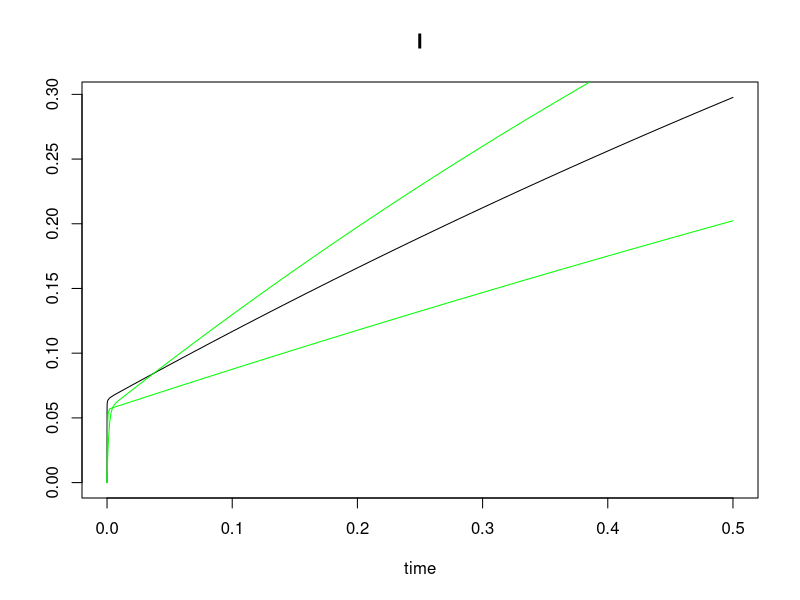

Generate this figure with R:
#This is free, open-source software under GNU GPLv3. It comes with no warranty. It concerns radiogenic mouse HG tumorigenesis
#Written by Mark Ebert, Edward Huang, Dae Woong, and Ray Sachs, summer 2017.
#Relevant references and their abbreviations in commenting this script are the following.
#".93Alp"=Alpen et al. "Tumorigenic potential of high-Z, high-LET charged-particle radiations." Rad Res 136:382-391.(1993)
#".94Alp"=Alpen et al. "Fluence-based relative biological effectiveness for charged particle carcinogenesis in mouse Harderian gland." Adv Space Res 14(10): 573-581. (1994).  
#"16Chang"=Chang et al. "Harderian Gland Tumorigenesis: Low-Dose and LET Response." Radiat Res 185(5): 449-460. (2016).  
#"16Srn"=1.	Siranart et al."Mixed Beam Murine Harderian Gland Tumorigenesis: Predicted Dose-Effect Relationships if neither Synergism nor Antagonism Occurs." Radiat Res 186(6): 577-591. (2016).  
#"17Cuc"=Cucinotta & Cacao. "Non-Targeted Effects Models Predict Significantly Higher Mars Mission Cancer Risk than Targeted Effects Models." Sci Rep 7(1): 1832. (2017).  PMC5431989
rm(list=ls())
library(deSolve)
dfr=data.frame( #data used in 16Chang  
  Dose=c(0.2,0.4,0.6,1.2,2.4,3.2,5.1,7,0.05,0.1,0.15,0.2,0.4,0.8,1.6,0.05,0.1,0.2,0.4,0,0.1,0.2,0.4,0.8,1.6,0.4,0.8,1.6,3.2,0.05,0.1,0.2,0.4,0.8,0.1,0.2,0.4,0.8,0.1,0.2,0.4,0.04,0.08,0.16,0.32,0.033,0.066,0.13,0.26,0.52,.2, .4, .6),
  HG=c(0.091,0.045,0.101,0.169,0.347,0.431,0.667,0.623,0.156,0.215,0.232,0.307,0.325,0.554,0.649,0.123,0.145,0.207,0.31,0.026,0.083,0.25,0.39,0.438,0.424,0.093,0.195,0.302,0.292,0.109,0.054,0.066,0.128,0.286,0.183,0.167,0.396,0.536,0.192,0.234,0.317,0.092,0.131,0.124,0.297,0.082,0.088,0.146,0.236,0.371,.154,.132,.333),#HG prevalence as defined in 16Chang
  NWeight=c(520,2048,1145,584,313,232,293,221,1162,877,455,409,374,223,320,742,661,347,131,6081,1091,251,244,191,131,645,255,199,111,649,378,973,833,201,468,381,197,109,496,257,185,1902,1063,884,350,1767,1408,874,299,261,322,206,67),
  #nominal weight for weighted least squaresregression; see .93Alp. The Lanthanum entries were obtained by measuring the main graph in 17Cuc 
  #index=c(rep(1,8),rep(0,17), rep(1,4),  rep(0,24)),#index=0 for Z>3 ions, 1 otherwise. But now no longer needed.
  L=c(rep(1.6,8),rep(193,7),rep(250,4),rep(195,6),rep(0.4,4),rep(25,5),rep(464,4),rep(193,3),rep(70,4),rep(100,5),rep(953,3)), ##L=LET=LET_infinity=stopping power
  Z=c(rep(2,8),rep(26,17),rep(1,4),rep(10,5),rep(43,4),rep(26,3),rep(14,4),rep(22,5),rep(57,3)),#proton #, e.g. 2 for 2He4
  Zeff=c(rep("TBD",53)),# effective ion charge according to the formula of W.H Barkas. Zeff <= Z. Calculated below
  beta=c(rep("TBD",53)),# ion speed, relative to speed of light, calculated below
  MeVperu=c(rep(228,8),rep(600,7),rep(300,4),rep(600,6),rep(250,4),rep(670,5),rep(600,4),rep(600,3),rep(260,4),rep(1000,5),rep(593,3)),#Kinetic energy in MeV, divided by atomic mass, e.g. divided by 4u=4x931.5 MeV/c^2 for 2He4
  Katz=c(rep("TBD",53)),#for fully ionized nuclei, Katz's Z^2/beta^2, Calculated below. It is part of the Bethe Barkas Bloch equation for stopping power. Our calculations don't use Katz, but various similar calculations do.
  ion=c(rep("He4",8),rep("Fe56",17),rep("p",4),rep("Ne20",5),rep("Nb93",4),rep("Fe56",3),rep("Si28",4),rep("Ti48",5),rep("La139",3)),
  comments=c(".93AlpLooksOK",rep("",7),".93AlplooksOK",rep('',11),".93Alp.no.iso", "not in 17Cuc (or 16Chang?)",rep("",3),"16Chang all OK?",rep('',24),".94Alp","From graphs",'e.g. in 17Cuc')) 
Y=0.001*dfr[,"MeVperu"]# convert to GeV/u for convenience in a calculation
dfr[,"Katz"]=round((dfr[,"Z"])^2*(2.57*Y^2+4.781*Y+2.233)/(2.57*Y^2+4.781*Y),2)#special relativistic calculation of Z^2/beta^2. The numerics include conversion from GeV to joules and from u to kg.
dfr[,"beta"]=round(dfr[,"Z"]*sqrt(1/dfr[,"Katz"]),3)#i.e. Z*sqrt(beta^2/Z^2)
dfr[,"Zeff"]=round(dfr[,"Z"]*(1-exp(-125*dfr[,"Z"]^(-2.0/3))),2)#Barkas formula for Zeff; for us Zeff is almost Z


dfra=dfr[c(1:19,26:53),] ##removes the zero dose case and the no isograft data

##HERE OUR NEW HZE/NTE MODEL; works well. Uses 3 adjustable parameters. There is also an HZE/TE model and NTE or TE models for Z<=3, but this script only has the HZE/NTE model: all models are for Z>3 and all data is for Z>=8  ## 
dfrHZE=subset(dfra,Z>3) #look only at HZE not at much lower LET ions. #In next line phi controls how fast NTE build up from zero; not really needed during calibration since 150*phi*Dose/L>>1 at every observed Dose !=0. phi needed for later synergy calculations
phi=1000# Even larger phi should give the same final results, but might cause extra problems with R.
HZEm=nls(HG~.0275+(1-exp(-0.01*(aa1*L*Dose*exp(-aa2*L)+(1-exp(-150*phi*Dose/L))*kk1))),data=dfrHZE, weights=NWeight,start=list(aa1=.9,aa2=.003, kk1=6))#calibrating parameters; 
summary(HZEm,correlation=T)#; vcov(HZEm)# parameter values & accuracy; variance-covariance matrix
HZEc=coef(HZEm)#calibrated central values of the 3 parameters.  Next is the IDER, =0 at dose 0
HHC=function(Dose,L) 0.01*(HZEc[1]*L*Dose*exp(-HZEc[2]*L)+(1-exp(-150*phi*Dose/L))*HZEc[3])#calibrated hazard function
HZEC=function(Dose,L) 1-exp(-HHC(Dose,L))#Calibrated IDER

HZES=function(Dose,L){                 #Calculate slopes for later use in calculating I(d)
  0.01*(HZEc[1]*L*exp(-HZEc[2]*L)+exp(-150*phi*Dose/L)*HZEc[3]*150*phi/L)*exp(-HHC(Dose,L))
  }# made a numerical check at dose 10 for L=193. Got agreement to six significant figures
#Looks OK up to here
dose=c(seq(0, .00001, by = 0.000001),seq(.00002,.0001,by=.00001),seq(.0002,.001,by=.0001),seq(.002,.01,by=.001),seq(.02,.5,by=.01))##look carefully near zero, but go out to 0.5 Gy
#We will adapt Dae's use of ode() and uniroot() to our model and our data but all the rest of from Dae is irrelevant to us.
MIXDER_function = function(r, L,d =dose,aa1=.7957,aa2=.003378,kk1=5.805) {
   dE=function(yini,State,Pars){
     aa1=aa1;aa2=aa2;kk1=kk1
     with(as.list(c(State, Pars)), {
       aa= vector(length = length(L))
       u = vector(length = length(L))
       for (i in 1:length(L)) {
         aa[i] = aa1*L[i]*exp(-aa2*L[i])
         u[i] = uniroot(function(d) 1-exp(-0.01*(aa[i]*d+(1-exp(-150*phi*d/L[i]))*kk1)) - I, lower = 0, upper = 10, tol = 10^-10)$root
       }
       dI = vector(length = length(L))
       for (i in 1:length(L)) {
         dI[i] = r[i]*(0.01*aa[i]+exp(-150*phi*u[i]/L[i])*kk1*150*phi/L[i])*exp(-0.01*(aa[i]*u[i]+(1-exp(-150*phi*u[i]/L[i]))*kk1))

       }
       dI = sum(dI)
       return(list(c(dI)))
     })
   }
   pars = NULL; yini = c(I= 0); d = d
   out = ode(yini,times = d, dE, pars, method = "radau")
   return(out)
}##### End from Dae 
r=c(.5,.5)
L=c(50,200)
INCRL=MIXDER_function(r,L)#incremental effect additivity
plot(INCRL, type='l')
lines(dose,HZEC(dose,200),col='green')#component #1
lines(dose,HZEC(dose,50),col='green') #component #2
#To Be Done: 1 Why all the warnings? 2. add simple effect additivity S(d) and graphs including S(d). 3. graphs at dose ranges (0,.5) and (0,0.0001)
##Then: add this script to the main script (there is a lot of overlap)
##Then I(d) for mixtures involving light ions
##Then Monte Carlofor 95%CI
